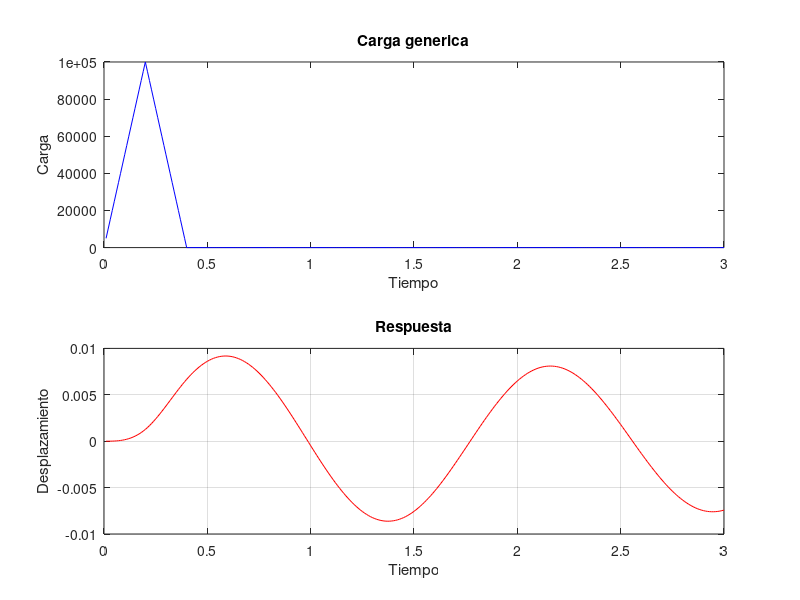

This chart was generated by the following MATLAB code:
function cargasGenericas
  clc
  clear
  close all
  pkg load signal
  %-------VARIABLES A MODIFICAR---------------------%
  ti=0.01;  #Tiempo inicial del que partiremos.Este seria el Tau
  tf=3;  #Ingrese hasta que tiempo vamos a medir desplazamiento (en segundos)
  dt=0.01;  #Ingrese el paso de muestreo de la fuerza
  tiempo=ti:dt:tf;
  Ftau=Fcarga(tiempo); #Vector de fuerza tau que ira en yc e ys
  #Ftau=cat(2,Ftau,zeros(1,length(tiempo)-length(Ftau)));
  #La frecuencia natural puede ser dato o no.
  m=500000; #Masa
  E=2e11; #Modulo de young
  A=4e-5;
  L=1;
  k=(E*A)/L; #Ctte de ridigez
  wn=sqrt(k/m);
  #c=0; #Ctte de amortiguamiento c. En caso de no haber amortiguamiento dejar en 0
  Ramort=0.02; #Si c no es dato simplemente colocar el valor de Ramort(Zitta)

  %----------------------------------------------------%
  wd=sqrt(1-(Ramort)^2)*wn; #Frecuencia amortiguada, si el amortiguamiento es nulo sera igual a wn
  #Ahora debemos calcular el An y Bn
  #Primero definimos los vectores An y Bn
  An=zeros(1,length(Ftau));
  Bn=zeros(1,length(Ftau));
  #Tambien definimos los yc e ys
  yc=Ftau.*cos(wd.*tiempo);
  ys=Ftau.*sin(wd.*tiempo);
  #Ahora calculamos los coeficientes
  for i = 2:length(Ftau)
    An(i) = An(i-1)*exp(-Ramort*wn*dt)+ dt/(2*wd*m) * (yc(i-1)*e^(-Ramort*wn*dt) +yc(i));
    Bn(i) = Bn(i-1)*exp(-Ramort*wn*dt)+ dt/(2*wd*m) * (ys(i-1)*e^(-Ramort*wn*dt) +ys(i));
  endfor
  #Finalmente calculamos el vector de respuesta
  X = An.*sin(wd*tiempo) - Bn.*cos(wd*tiempo);

  #Printeamos los valores de la carga generica, el desplazamiento y la fuerza elastica
  #disp("La carga generica discretizada es:")
  #disp(Ftau);
  disp(['El desplazamiento en el tiempo tf=',num2str(tf),' es:']);
  disp(X(end));
  disp(['La fuerza elastica en el tiempo tf=',num2str(tf),' es:']);
  disp(X(end)*k);

  #Primero filtramos los valores negativos y nos quedamos solo con los positivos
  index1=1;
  index2=1;
  for t=tiempo
    if X(index2) > 0
      respuestaXPositiva(index1)=X(index2);
      tiempoPositivo(index1)=t;
      index1++;
    endif
    index2++;
  endfor
  [picos,index] = findpeaks(respuestaXPositiva);
  disp(['Los 2 valores maximos en la fase POSITVA de la respuesta entre ',num2str(ti),' y ',num2str(tf),' son:']);
  disp("Pico 1");
  disp(['Primer pico: ',num2str(picos(1)),' en t=',num2str(tiempoPositivo(index(1)))]);
  disp(['Segundo pico: ',num2str(picos(2)),' en t=',num2str(tiempoPositivo(index(2)))]);

  #Finalmente graficamos la carga y la respuesta con respecto al tiempo y entregamos las respuestas
  figure(1)
  subplot(2,1,1);
  plot(tiempo,Ftau(1:length(tiempo)),'b'); #Con esa implementacion de 1:length(tiempo) logramos graficar la fuerza para t< al t final
  xlabel('Tiempo');
  ylabel('Carga');
  title('Carga generica');
  subplot(2,1,2)
  plot(tiempo,X,'r');
  xlabel('Tiempo');
  ylabel('Desplazamiento');
  title('Respuesta');
  grid on
endfunction


function y=Fcarga(tiempo)

#En este caso no nos dan la carga discretizada por lo que tenemos que hacer una discretizacion nosotros
Fo=100000;
to=0.4;
i=1;
for t=tiempo
  if t<=to/2
    y(i)=((Fo-0)/((to/2)-0))*(t-0)+0;
  elseif t>to/2 && t<=to
    y(i)=((0-Fo)/(to-(to/2)))*(t-(to/2))+Fo;
  else
    y(i)=0;
  endif
  i++;
endfor
endfunction
